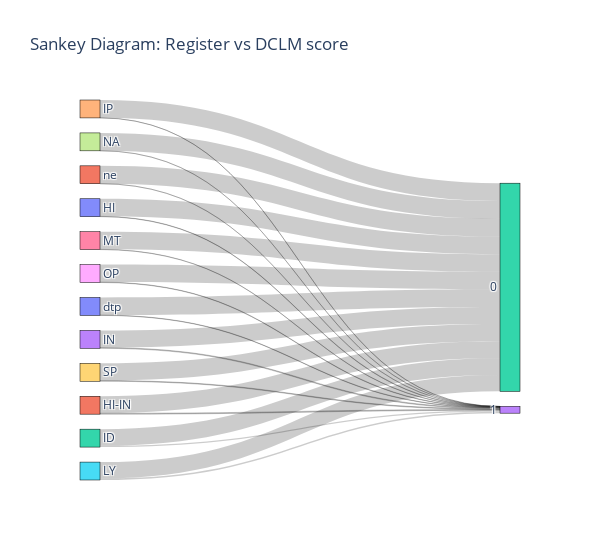

This figure's notebook cell:
### Code cell
import pandas as pd
import plotly.graph_objects as go

# Example: sample data
# df = pd.DataFrame({
#     'parsed_register': ['A', 'B', 'A', 'C', 'B', 'C', 'A', 'B', 'C', 'A'],
#     'int_score': [1, 2, 2, 3, 3, 4, 1, 5, 4, 2]
# })

# Count pairs (grouped by nominal and ordinal labels)
df['dclmlabel'] = df['dclmlabel'].astype(str)  # make sure it's a string for plotting
counts = df.groupby(['parsed_register', 'dclmlabel']).size().reset_index(name='count')

# Get all unique labels
all_labels = list(pd.unique(counts['parsed_register'].tolist() + counts['dclmlabel'].tolist()))
label_to_index = {label: i for i, label in enumerate(all_labels)}

# Build Sankey inputs
source_indices = counts['parsed_register'].map(label_to_index)
target_indices = counts['dclmlabel'].map(label_to_index)
values = counts['count']

# Create Sankey diagram
fig = go.Figure(data=[go.Sankey(
    node=dict(
        pad=15,
        thickness=20,
        line=dict(color="black", width=0.5),
        label=all_labels,
    ),
    link=dict(
        source=source_indices,
        target=target_indices,
        value=values
    )
)])

fig.update_layout(title_text="Sankey Diagram: Register vs DCLM score", font_size=12, width=600)
fig.show()

### Figure 1 — Plotly figure (JSON) as saved in the notebook; plotly's stock layout.template omitted (floating-point values rounded to 4 significant figures)
{"data": [{"link": {"source": [0, 0, 1, 1, 2, 2, 3, 3, 4, 4, 5, 5, 6, 6, 7, 7, 8, 8, 9, 9, 10, 10, 11, 11], "target": [12, 13, 12, 13, 12, 13, 12, 13, 12, 13, 12, 13, 12, 13, 12, 13, 12, 13, 12, 13, 12, 13, 12, 13], "value": [9814, 186, 9487, 513, 9266, 734, 9564, 436, 9941, 59, 9180, 820, 9864, 136, 9923, 77, 9780, 220, 9625, 375, 9810, 190, 9939, 61]}, "node": {"label": ["HI", "HI-IN", "ID", "IN", "IP", "LY", "MT", "NA", "OP", "SP", "dtp", "ne", "0", "1"], "line": {"color": "black", "width": 0.5}, "pad": 15, "thickness": 20}, "type": "sankey"}], "layout": {"font": {"size": 12}, "title": {"text": "Sankey Diagram: Register vs DCLM score"}, "width": 600}}
